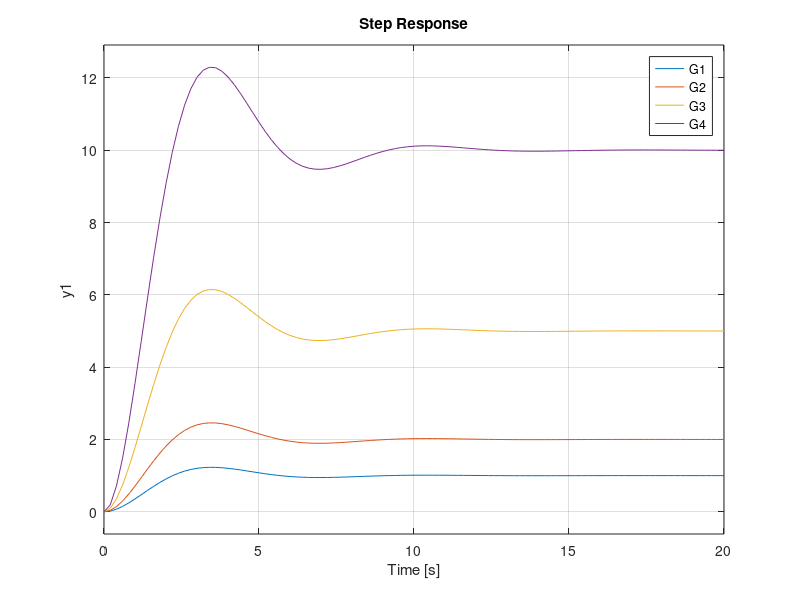

This chart was generated by the following MATLAB code: (Note: this script raises an error after producing the figure.)
% Master1 CORO 
% Classical Control
% exercise 1 of lab1

clear all, close all, clc

disp('section 2.3')
disp('---------------------------------------------')

% ----- 変更箇所👇 ----- %

k1=1;
k2=2;
k3=5;
k4=10;

% ξの値（ξ使えないから）
a = 0.4237;

wn=1;

num1 = k1 * wn^2;
den1 = [1, 2*a*wn, wn^2];
num2 = k2 * wn^2;
den2 = [1, 2*a*wn, wn^2];
num3 = k3 * wn^2;
den3 = [1, 2*a*wn, wn^2];
num4 = k4 * wn^2;
den4 = [1, 2*a*wn, wn^2];

G1 = tf(num1, den1);
G2 = tf(num2, den2);
G3 = tf(num3, den3);
G4 = tf(num4, den4);

f1=figure(1);

% 作成した図の位置とサイズを設定
set(f1,'position',[1   462   504   343])

% (211)にしたら１ウィンドウに上下二つの図が表示できる
subplot(111)

% step 関数を使用して、各制御システム G1、G2、G3、G4 のステップ応答を計算し、これらのステップ応答を同じ図にプロット
step(G1,G2,G3,G4);

% 各プロットに対応する制御システムを示す凡例を追加
legend('G1','G2','G3','G4')

% ----- 変更箇所👆 ----- %

S1 = stepinfo(G1,'SettlingTimeThreshold',0.05);
S2 = stepinfo(G2,'SettlingTimeThreshold',0.05);
S3 = stepinfo(G3,'SettlingTimeThreshold',0.05);
S4 = stepinfo(G4,'SettlingTimeThreshold',0.05);

disp(['5% settling time of G1 (ξ1=1) :',num2str(S1.SettlingTime)])
disp(['5% settling time of G2 (ξ2=2) :',num2str(S2.SettlingTime)])
disp(['5% settling time of G3 (ξ3=5) :',num2str(S3.SettlingTime)])
disp(['5% settling time of G4 (ξ4=10) :',num2str(S4.SettlingTime)])
disp(' ')

% ----- 変更箇所👇 ----- %

% ピーク時間：ステップ応答が最初にピーク値に到達する時間
disp(['the peak time of G1 (ξ1=0.2) :',num2str(S1.PeakTime)])
disp(['the peak time of G2 (ξ2=0.4237) :',num2str(S2.PeakTime)])
disp(['the peak time of G3 (ξ3=0.707) :',num2str(S3.PeakTime)])
disp(['the peak time of G4 (ξ4=1) :',num2str(S4.PeakTime)])
disp(' ')

% オーバーシュート：ステップ応答のピーク地と目標値の差
%              　オーバーシュートがない場合，この値は０
disp(['Mp(%) of G1 (ξ1=0.2) :',num2str(S1.Overshoot)])
disp(['Mp(%) of G2 (ξ2=0.4237) :',num2str(S2.Overshoot)])
disp(['Mp(%) of G3 (ξ3=0.707) :',num2str(S3.Overshoot)])
disp(['Mp(%) of G4 (ξ4=1) :',num2str(S4.Overshoot)])
disp(' ')

% ----- 変更箇所👆 ----- %

disp('---------------------------------------------')